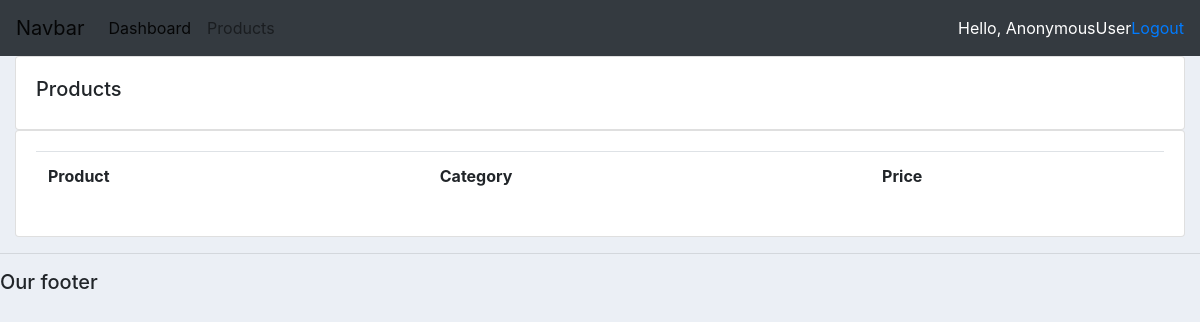
Before: /products/ with the older database file.
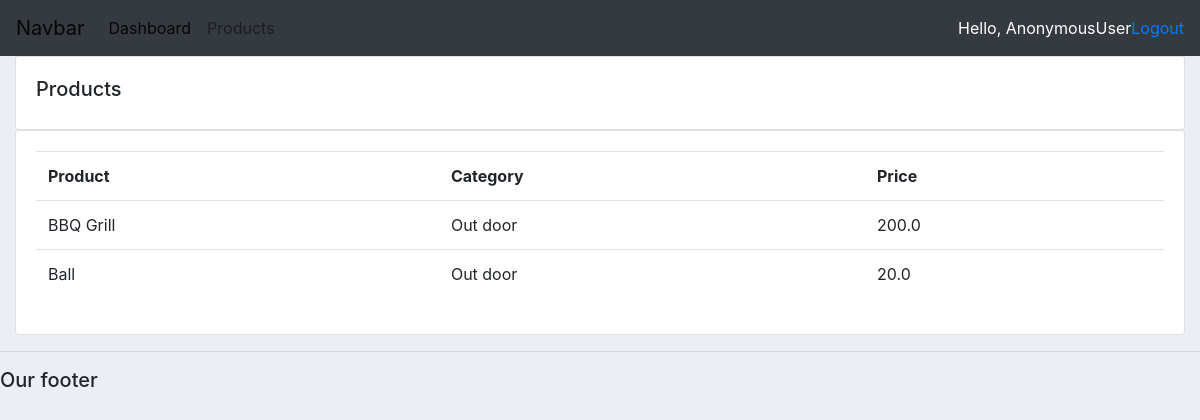
After: the same page with the newer database file.
### accounts/models.py (models this page shows, shortened)
class Product(models.Model):
    CATEGORY = (
        ('Indoor', 'Indoor'),
        ('Out door', 'Out door'),
    )
    name = models.CharField(max_length=200, null=True)
    price = models.FloatField(null=True)
    category = models.CharField(max_length=200, null=True, choices=CATEGORY)
    description = models.CharField(max_length=200, null=True, blank=True)
    date_created = models.DateTimeField(auto_now_add=True, null=True)
    tags = models.ManyToManyField(Tag)

### accounts/views.py (the view)
# urls.py: path('products/', views.products, name="products"),
def products(request):
    products = Product.objects.all()
    return render(request, 'accounts/products.html', {'products': products})

### accounts/templates/accounts/products.html
{% extends 'accounts/base.html' %}
{% block content %}
<div class="container-fluid">
    <div class="row">
        <div class="col">
            <div class="card card-body">
                <h5>Products</h5>
            </div>
            <div class="card card-body">
                <table class="table">
                    <tr>
                        <th>Product</th>
                        <th>Category</th>
                        <th>Price</th>
                    </tr>
                    {% for product in products %}
                        <tr>
                            <td>{{product.name}}</td>
                            <td>{{product.category}}</td>
                            <td>{{product.price}}</td>
                        </tr>
                    {% endfor %}
                </table>
            </div>
        </div>
    </div>
</div>
{% endblock %}

Changed rows visible on the page:
added Product: name "BBQ Grill", category "Out door", price "200.0"
added Product: name "Ball", category "Out door", price "20.0"
